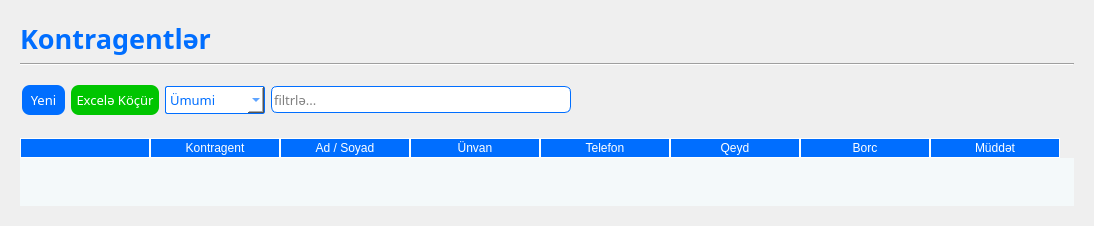
         <widget class="QWidget" name="stakeholders_page">
          <layout class="QVBoxLayout" name="verticalLayout_17">
           <item>
            <widget class="QWidget" name="stakeholders_widget" native="true">
             <property name="focusPolicy">
              <enum>Qt::NoFocus</enum>
             </property>
             <property name="styleSheet">
              <string notr="true"/>
             </property>
             <layout class="QVBoxLayout" name="verticalLayout_16">
              <property name="topMargin">
               <number>9</number>
              </property>
              <item>
               <widget class="QLabel" name="label_stakeholder">
                <property name="font">
                 <font>
                  <family>Sans Serif</family>
                  <pointsize>20</pointsize>
                  <weight>75</weight>
                  <bold>true</bold>
                 </font>
                </property>
                <property name="focusPolicy">
                 <enum>Qt::NoFocus</enum>
                </property>
                <property name="styleSheet">
                 <string notr="true">background-color:transparent;
color:#006EFF;</string>
                </property>
                <property name="text">
                 <string>Kontragentlər</string>
                </property>
               </widget>
              </item>
              <item>
               <widget class="Line" name="line_13">
                <property name="focusPolicy">
                 <enum>Qt::NoFocus</enum>
                </property>
                <property name="orientation">
                 <enum>Qt::Horizontal</enum>
                </property>
               </widget>
              </item>
              <item>
               <spacer name="verticalSpacer_12">
                <property name="focusPolicy">
                 <enum>Qt::NoFocus</enum>
                </property>
                <property name="orientation">
                 <enum>Qt::Vertical</enum>
                </property>
                <property name="sizeType">
                 <enum>QSizePolicy::Fixed</enum>
                </property>
                <property name="sizeHint" stdset="0">
                 <size>
                  <width>20</width>
                  <height>13</height>
                 </size>
                </property>
               </spacer>
              </item>
              <item>
               <layout class="QHBoxLayout" name="horizontalLayout_7">
                <property name="leftMargin">
                 <number>2</number>
                </property>
                <item>
                 <widget class="QPushButton" name="button_new_stakeholder">
                  <property name="maximumSize">
                   <size>
                    <width>130</width>
                    <height>16777215</height>
                   </size>
                  </property>
                  <property name="font">
                   <font>
                    <family>Sans Serif</family>
                    <pointsize>10</pointsize>
                    <weight>50</weight>
                    <bold>false</bold>
                   </font>
                  </property>
                  <property name="cursor">
                   <cursorShape>PointingHandCursor</cursorShape>
                  </property>
                  <property name="focusPolicy">
                   <enum>Qt::NoFocus</enum>
                  </property>
                  <property name="toolTip">
                   <string>Ctrl+N</string>
                  </property>
                  <property name="styleSheet">
                   <string notr="true">QPushButton{
	background-color:#006EFF;
	color:white;
	border:none;
	border-radius:8px;
	height:30px;
	padding:0 5px 0 5px;
}

QPushButton:hover {
    background-color:rgb(2, 100, 221); 
}

QPushButton:pressed {
    background-color: #006EFF; 
}</string>
                  </property>
                  <property name="text">
                   <string> Yeni </string>
                  </property>
                  <property name="icon">
                   <iconset resource="resources.qrc">
                    <normaloff>:/icons/add_customer.png</normaloff>:/icons/add_customer.png</iconset>
                  </property>
                  <property name="iconSize">
                   <size>
                    <width>20</width>
                    <height>20</height>
                   </size>
                  </property>
                  <property name="shortcut">
                   <string>Ctrl+N</string>
                  </property>
                  <property name="checkable">
                   <bool>true</bool>
                  </property>
                  <property name="autoExclusive">
                   <bool>true</bool>
                  </property>
                 </widget>
                </item>
                <item>
                 <widget class="QPushButton" name="button_export_excel_stakeholder">
                  <property name="maximumSize">
                   <size>
                    <width>155</width>
                    <height>16777215</height>
                   </size>
                  </property>
                  <property name="font">
                   <font>
                    <family>Sans Serif</family>
                    <pointsize>10</pointsize>
                    <weight>50</weight>
                    <bold>false</bold>
                   </font>
                  </property>
                  <property name="cursor">
                   <cursorShape>PointingHandCursor</cursorShape>
                  </property>
                  <property name="focusPolicy">
                   <enum>Qt::NoFocus</enum>
                  </property>
                  <property name="toolTip">
                   <string>Ctrl+E</string>
                  </property>
                  <property name="styleSheet">
                   <string notr="true">QPushButton{
	background-color:rgb(0, 197, 0);
	color:white;
	border:none;
	border-radius:8px;
	height:30px;
	padding:0 5px 0 5px;
}


QPushButton:hover {
    background-color:#00ad00; 
}

QPushButton:pressed {
	background-color:rgb(0, 197, 0);
}</string>
                  </property>
                  <property name="text">
                   <string>Excelə Köçür</string>
                  </property>
                  <property name="icon">
                   <iconset resource="resources.qrc">
                    <normaloff>:/icons/excel.png</normaloff>:/icons/excel.png</iconset>
                  </property>
                  <property name="iconSize">
                   <size>
                    <width>20</width>
                    <height>20</height>
                   </size>
                  </property>
                  <property name="shortcut">
                   <string>Ctrl+E</string>
                  </property>
                  <property name="checkable">
                   <bool>true</bool>
                  </property>
                  <property name="autoExclusive">
                   <bool>true</bool>
                  </property>
                 </widget>
                </item>
                <item>
                 <widget class="QComboBox" name="combobox_type_stakeholders">
                  <property name="minimumSize">
                   <size>
                    <width>0</width>
                    <height>0</height>
                   </size>
                  </property>
                  <property name="maximumSize">
                   <size>
                    <width>16777215</width>
                    <height>16777215</height>
                   </size>
                  </property>
                  <property name="font">
                   <font>
                    <family>Sans Serif</family>
                    <pointsize>10</pointsize>
                    <weight>50</weight>
                    <bold>false</bold>
                   </font>
                  </property>
                  <property name="cursor">
                   <cursorShape>PointingHandCursor</cursorShape>
                  </property>
                  <property name="focusPolicy">
                   <enum>Qt::NoFocus</enum>
                  </property>
                  <property name="styleSheet">
                   <string notr="true">QComboBox {
    border:1px solid #006EFF;
	border-radius:2px;
    background-color: rgb(255, 255, 255);
	height:26px;
	width:80px;
	color:#006EFF;
}

</string>
                  </property>
                  <property name="currentText">
                   <string>Ümumi</string>
                  </property>
                  <property name="frame">
                   <bool>true</bool>
                  </property>
                  <item>
                   <property name="text">
                    <string>Ümumi</string>
                   </property>
                  </item>
                  <item>
                   <property name="text">
                    <string>Tədarükçü</string>
                   </property>
                  </item>
                  <item>
                   <property name="text">
                    <string>Müştəri</string>
                   </property>
                  </item>
                 </widget>
                </item>
                <item>
                 <widget class="QLineEdit" name="input_filtr_stakeholder">
                  <property name="minimumSize">
                   <size>
                    <width>200</width>
                    <height>0</height>
                   </size>
                  </property>
                  <property name="maximumSize">
                   <size>
                    <width>300</width>
                    <height>16777215</height>
                   </size>
                  </property>
                  <property name="font">
                   <font>
                    <family>Sans Serif</family>
                    <pointsize>10</pointsize>
                    <weight>50</weight>
                    <bold>false</bold>
                   </font>
                  </property>
                  <property name="focusPolicy">
                   <enum>Qt::StrongFocus</enum>
                  </property>
                  <property name="toolTip">
                   <string>Filtrlə</string>
                  </property>
                  <property name="styleSheet">
                   <string notr="true">border:1px solid #006EFF;
background-color: rgb(255, 255, 255);
border-radius:6px;
height:25px;
</string>
                  </property>
                  <property name="maxLength">
                   <number>100</number>
                  </property>
                  <property name="placeholderText">
                   <string>filtrlə...</string>
                  </property>
                  <property name="clearButtonEnabled">
                   <bool>true</bool>
                  </property>
                 </widget>
                </item>
                <item>
                 <widget class="QPushButton" name="button_filtr_stakeholder">
                  <property name="maximumSize">
                   <size>
                    <width>20</width>
                    <height>16777215</height>
                   </size>
                  </property>
                  <property name="font">
                   <font>
                    <family>Sans Serif</family>
                   </font>
                  </property>
                  <property name="cursor">
                   <cursorShape>PointingHandCursor</cursorShape>
                  </property>
                  <property name="focusPolicy">
                   <enum>Qt::StrongFocus</enum>
                  </property>
                  <property name="toolTip">
                   <string>Axtar - Enter</string>
                  </property>
                  <property name="styleSheet">
                   <string notr="true">border:none</string>
                  </property>
                  <property name="text">
                   <string/>
                  </property>
                  <property name="icon">
                   <iconset resource="resources.qrc">
                    <normaloff>:/icons/search-icon.png</normaloff>:/icons/search-icon.png</iconset>
                  </property>
                  <property name="iconSize">
                   <size>
                    <width>20</width>
                    <height>20</height>
                   </size>
                  </property>
                  <property name="shortcut">
                   <string>Return</string>
                  </property>
                  <property name="checkable">
                   <bool>true</bool>
                  </property>
                 </widget>
                </item>
                <item>
                 <spacer name="horizontalSpacer_9">
                  <property name="focusPolicy">
                   <enum>Qt::NoFocus</enum>
                  </property>
                  <property name="orientation">
                   <enum>Qt::Horizontal</enum>
                  </property>
                  <property name="sizeHint" stdset="0">
                   <size>
                    <width>223</width>
                    <height>27</height>
                   </size>
                  </property>
                 </spacer>
                </item>
               </layout>
              </item>
              <item>
               <spacer name="verticalSpacer_24">
                <property name="focusPolicy">
                 <enum>Qt::NoFocus</enum>
                </property>
                <property name="orientation">
                 <enum>Qt::Vertical</enum>
                </property>
                <property name="sizeType">
                 <enum>QSizePolicy::Fixed</enum>
                </property>
                <property name="sizeHint" stdset="0">
                 <size>
                  <width>17</width>
                  <height>17</height>
                 </size>
                </property>
               </spacer>
              </item>
              <item>
               <widget class="QTableWidget" name="table_stakeholders">
                <property name="cursor" stdset="0">
                 <cursorShape>PointingHandCursor</cursorShape>
                </property>
                <property name="focusPolicy">
                 <enum>Qt::NoFocus</enum>
                </property>
                <property name="styleSheet">
                 <string notr="true">QHeaderView::section{
	background-color:#006EFF;
	color:white;
	border:1px solid white;
}

QTableWidget{
	background-color:#f4f9fa;
}

QTableWidget::item {
	background-color:rgb(230, 234, 255);
	border:4px solid #f4f9fa;
	border-right:0px;
	border-left:0px;
	border-bottom:0px;
}

QTableWidget::item:selected {
    background-color: #006EFF;
    color: white;
}</string>
                </property>
                <property name="frameShape">
                 <enum>QFrame::NoFrame</enum>
                </property>
                <property name="sizeAdjustPolicy">
                 <enum>QAbstractScrollArea::AdjustToContents</enum>
                </property>
                <property name="editTriggers">
                 <set>QAbstractItemView::NoEditTriggers</set>
                </property>
                <property name="tabKeyNavigation">
                 <bool>false</bool>
                </property>
                <property name="showDropIndicator" stdset="0">
                 <bool>false</bool>
                </property>
                <property name="dragDropOverwriteMode">
                 <bool>false</bool>
                </property>
                <property name="dragDropMode">
                 <enum>QAbstractItemView::NoDragDrop</enum>
                </property>
                <property name="alternatingRowColors">
                 <bool>true</bool>
                </property>
                <property name="selectionMode">
                 <enum>QAbstractItemView::SingleSelection</enum>
                </property>
                <property name="showGrid">
                 <bool>false</bool>
                </property>
                <property name="gridStyle">
                 <enum>Qt::SolidLine</enum>
                </property>
                <property name="sortingEnabled">
                 <bool>false</bool>
                </property>
                <property name="rowCount">
                 <number>0</number>
                </property>
                <attribute name="horizontalHeaderMinimumSectionSize">
                 <number>31</number>
                </attribute>
                <attribute name="horizontalHeaderDefaultSectionSize">
                 <number>130</number>
                </attribute>
                <attribute name="horizontalHeaderHighlightSections">
                 <bool>true</bool>
                </attribute>
                <attribute name="horizontalHeaderShowSortIndicator" stdset="0">
                 <bool>false</bool>
                </attribute>
                <attribute name="verticalHeaderVisible">
                 <bool>false</bool>
                </attribute>
                <column>
                 <property name="text">
                  <string/>
                 </property>
                </column>
                <column>
                 <property name="text">
                  <string>Kontragent</string>
                 </property>
                </column>
                <column>
                 <property name="text">
                  <string>Ad / Soyad</string>
                 </property>
                </column>
                <column>
                 <property name="text">
                  <string>Ünvan</string>
                 </property>
                </column>
                <column>
                 <property name="text">
                  <string>Telefon</string>
                 </property>
                </column>
                <column>
                 <property name="text">
                  <string>Qeyd</string>
                 </property>
                </column>
                <column>
                 <property name="text">
                  <string>Borc</string>
                 </property>
                </column>
                <column>
                 <property name="text">
                  <string>Müddət</string>
                 </property>
                 <property name="font">
                  <font>
                   <weight>50</weight>
                   <bold>false</bold>
                  </font>
                 </property>
                </column>
               </widget>
              </item>
             </layout>
            </widget>
           </item>
          </layout>
         </widget>
